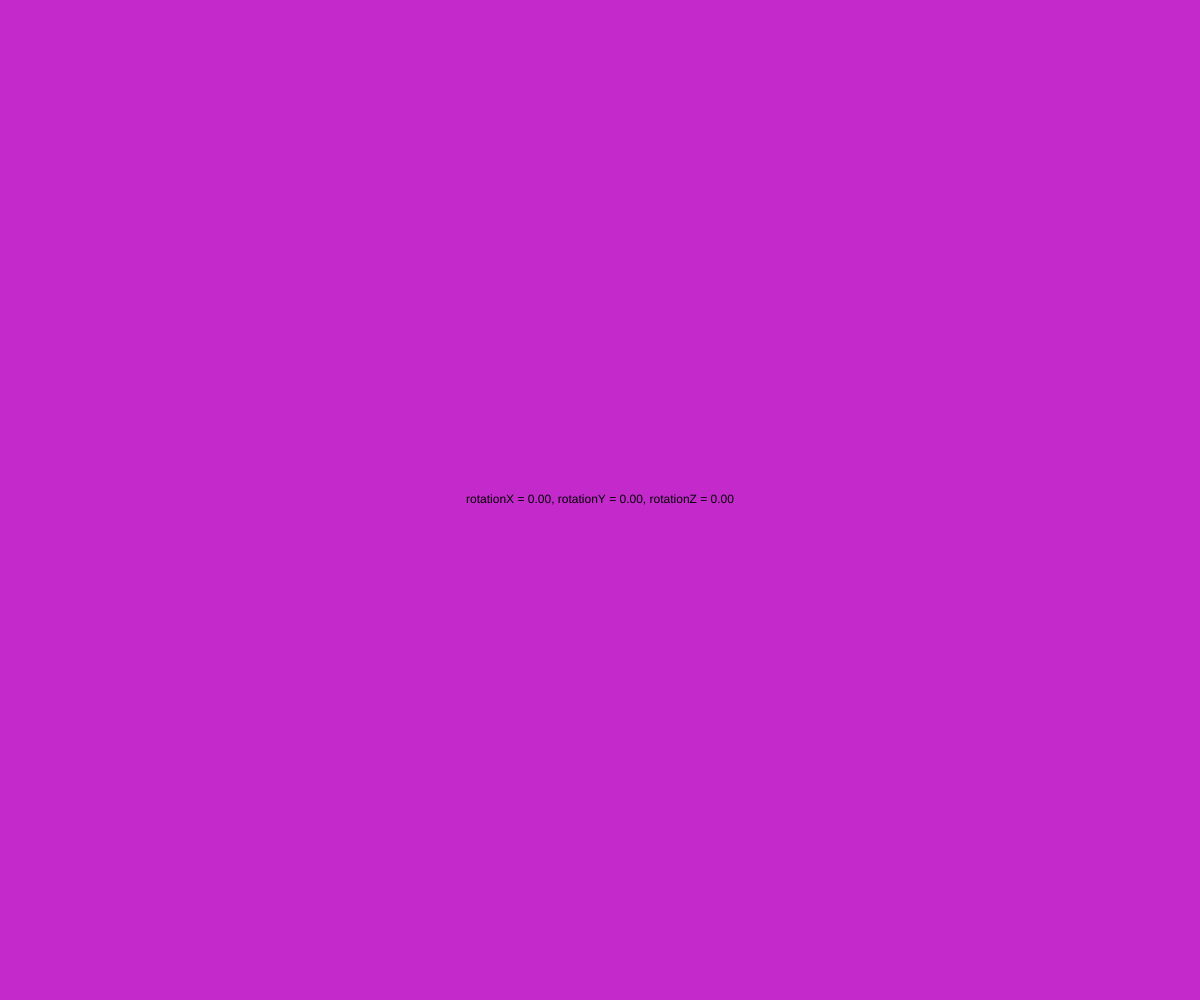
Frame 1 (no input)
Frame 60 (no input): identical to frame 1, image omitted
Frame 120 (the mouse pressed at the canvas centre since frame 60): identical to frame 1, image omitted

The p5.js sketch that drew this single still picture (run headless with seeded random() and noise() and a simulated clock; from frame 60 on, the mouse is pressed at the canvas centre):

// p5.js sketch
// ── sketch.js
/**
 * Adapted from the p5.js example.
 * Source: https://p5js.org/examples/mobile-acceleration-color.html
 * Modified the original to support iOS.
 */


/** iOS SETUP VARIABLES */

// If the sketch is running on an iOS device, this will be set to true
let permissionNeeded = false;
// If permission is needed to access the motion sensors, this will store 
// a button the user can click to allow access
let permissionButton;

/** END iOS SETUP VARIABLES */

let r, g, b;

function setup() {
    createCanvas(windowWidth, windowHeight);
    /** NEEDED FOR iOS SUPPORT */
    permissionButton = createButton("Allow access to motion sensors");
    if (checkIOS()) {
        permissionNeeded = true;
        setupPermissionButton();
    } else {
        permissionButton.hide();
    }
    /** END */

    r = random(50, 255);
    g = random(0, 200);
    b = random(50, 255);

    textAlign(CENTER, CENTER);
}

/**
 * Checks if the sketch is running on an iOS device
 * @returns {boolean} True if it is an iOS device, false if not
 */
function checkIOS() {
    // This checks if the browser has functions called "requestPermission" associated with 
    // DeviceMotionEvents or DeviceOrientationEvents. This will only be true for iOS devices
    if (typeof DeviceMotionEvent.requestPermission === "function" || typeof DeviceOrientationEvent.requestPermission === "function") {
        return true;
    }
    return false;
}


/**
 * Set up the permission button to allow iOS users to grant access
 */
function setupPermissionButton() {
    // put the button in the middle of the window
    permissionButton.center();
    permissionButton.mousePressed(() => {
        // Call the requestPermission function
        // It is asynchronous and returns an advanced JS object known as a Promise when it is complete
        // The callback function in then() will be called when the promise is "resolved"
        DeviceMotionEvent.requestPermission()
                         .then(response => {
                                // This code will run when the user responds to the permission request
                                if (response === "granted") {
                                    permissionNeeded = false;
                                    // Hide the permission button
                                    permissionButton.hide();
                                }
        });
    })
}

function draw() {
    background(r, g, b);
    fill(0);
    text(`rotationX = ${rotationX.toFixed(2)}, rotationY = ${rotationY.toFixed(2)}, rotationZ = ${rotationZ.toFixed(2)}`, width / 2, height / 2)
}

function deviceMoved() {
    r = map(rotationX, -PI, PI, 0, 255);
    g = map(rotationY, -PI, PI, 0, 255);
    b = map(rotationZ, -PI, PI, 0, 255);
}

/**
 * p5.js event function that fires when the window changes size
 */
function windowResized() {
    // p5.js function to resize the canvas
    resizeCanvas(windowWidth, windowHeight);
}



// ── accelerationColour.html
<!DOCTYPE html>
<html lang="en">
  <head>
    <meta charset="utf-8" />
    <meta name="viewport" content="width=device-width, initial-scale=1.0">

    <title>Week 5 Lecture 1 - accelerationColour</title>

    <link rel="stylesheet" type="text/css" href="./lib/main-styles.css">

    <script src="./lib/libraries/p5.min.js"></script>
  </head>

  <body>
    <script src="sketch.js"></script>
  </body>
</html>
